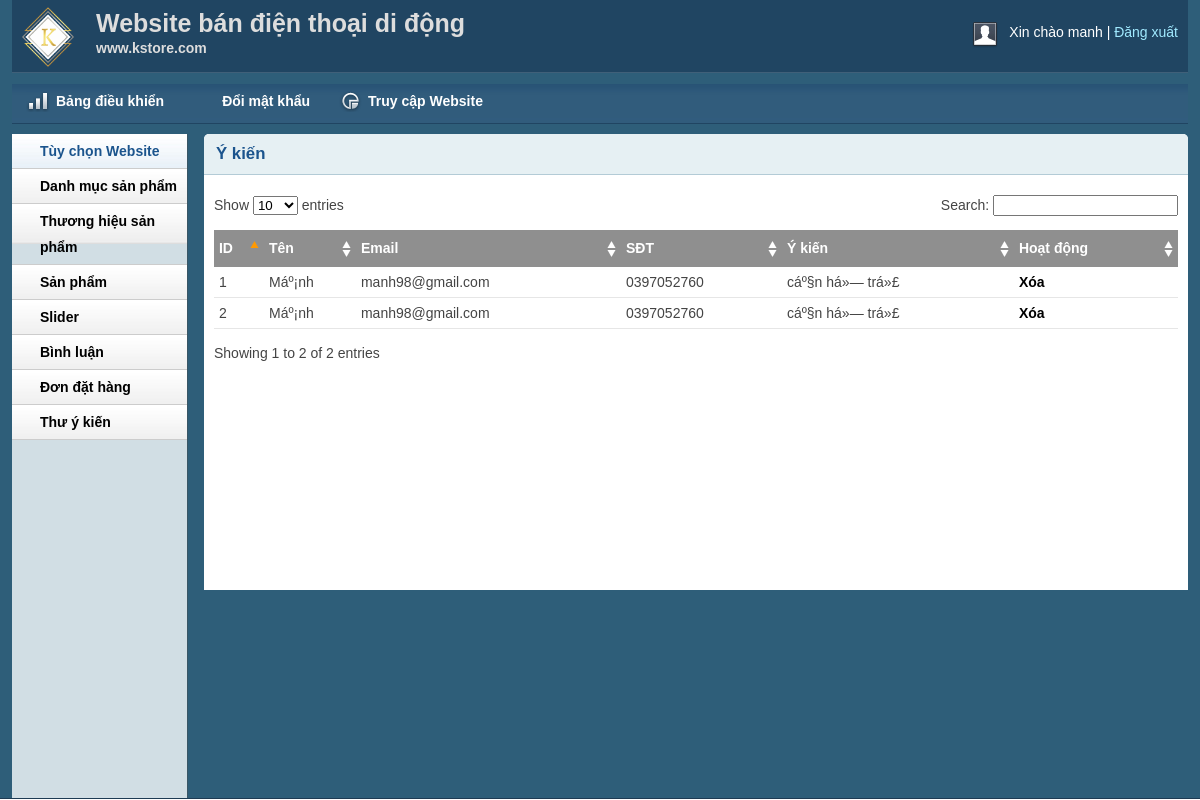
/DoAn/admin/contact.php (signed in), run on the app's committed database.
### tables this page shows
CREATE TABLE IF NOT EXISTS `tbl_contact` (
`contactId` int(11) NOT NULL,
  `contactName` varchar(255) NOT NULL,
  `contactEmail` varchar(255) NOT NULL,
  `contactPhone` varchar(255) NOT NULL,
  `contactDesc` varchar(255) NOT NULL
);

### DoAn/lib/database.php (called while the page is built, shortened)
<?php
Class Database{
   public $host   = DB_HOST;
   public $user   = DB_USER;
   public $pass   = DB_PASS;
   public $dbname = DB_NAME;
   public $link;
private function connectDB(){
   $this->link = new mysqli($this->host, $this->user, $this->pass,
    $this->dbname);
 }
public function select($query){
  $result = $this->link->query($query) or
   die($this->link->error.__LINE__);
  if($result->num_rows > 0){
    return $result;
  } else {
    return false;
  }
 }
}

### DoAn/classes/customer.php (called while the page is built, shortened)
<?php
	$filepath = realpath(dirname(__FILE__));
	include_once ($filepath.'/../lib/database.php');
?>
<?php
	class customer
	{
		private $db;
		public function __construct()
		{
			$this->db = new Database();
		}
		public function show_contact(){
			$query = "SELECT * FROM tbl_contact order by contactId desc";
			$result = $this->db->select($query);
			return $result;
		}
	}
?>

### DoAn/admin/contact.php (the view, shortened to what this page needs)
<?php include 'inc/header.php';?>
<?php include 'inc/sidebar.php';?>
<?php include '../classes/customer.php';?>
<?php
	$cs = new customer();
?>
<div class="grid_10">
    <div class="box round first grid">
        <h2>Ý kiến</h2>
        <div class="block">
            <table class="data display datatable" id="example">
			<thead>
				<tr>
					<th>ID</th>
					<th>Tên</th>
					<th>Email</th>
					<th>SĐT</th>
					<th>Ý kiến</th>
					<th>Hoạt động</th>
				</tr>
			</thead>
			<tbody>
				<?php
				$cmlist = $cs->show_contact();
				if($cmlist){
					$i = 0;
					while($result = $cmlist->fetch_assoc()){
						$i++;
				?>
				<tr class="odd gradeX">
					<td><?php echo $i ?></td>
					<td><?php echo $result['contactName'] ?></td>
					<td><?php echo $result['contactEmail'] ?></td>
					<td><?php echo $result['contactPhone'] ?></td>
					<td><?php echo $result['contactDesc'] ?></td>
					<td><a href="?contactId=<?php echo $result['contactId'] ?>">Xóa</a></td>
				</tr>
				<?php
					}
				}
				?>
			</tbody>
		</table>
       </div>
    </div>
</div>
<?php include 'inc/footer.php';?>

### DoAn/admin/css/text.css (style rules this page uses)
body { font: 13px/1.5 Tahoma, Helvetica, Arial, 'Liberation Sans', FreeSans, sans-serif; }
h2 { font-size: 23px; }
p, dl, hr, h1, h2, h3, h4, h5, h6, ol, ul, pre, table, address, fieldset { margin-bottom: 20px; }

### DoAn/admin/css/grid.css (style rules this page uses)
.grid_1, .grid_2, .grid_3, .grid_4, .grid_5, .grid_6, .grid_7, .grid_8, .grid_9, .grid_10, .grid_11, .grid_12, .grid_13, .grid_14, .grid_15, .grid_16 { display: inline; float: left; margin-left: 1%; margin-right: 1%; }
.container_12 .grid_10 { width: 81.333%; }

### DoAn/admin/css/layout.css (style rules this page uses)
body { background: #fff none repeat scroll 0 0; color: #444; font-size: 14px; padding: 0; }
a { color: #000; font-weight:bold; text-decoration: none; }
h1, h2, h3, h4, h5, h6 { line-height:1.2em; margin-bottom:.3em; }
h2 { margin-top:1em; }
.box { background:#fff; margin-bottom:20px; padding:10px 10px 10px 10px; margin-left:-8px; }
.box.grid { padding-bottom:40px; }
.box.round { -moz-border-radius: 5px 5px 0px 0px; -webkit-border-radius: 5px 5px 0px 0px; border-radius: 5px 5px 0px 0px; }
.box h2 { font-size:1.2em; font-weight:bold; color:#1B548D; background:#E6F0F3; margin:-10px -10px 0 -10px; padding:10px 12px; border-bottom:1px solid #B3CBD6; -moz-border-radius: 5px 5px 0px 0px; -webkit-border-radius: 5px 5px 0px 0px; border-radius: 5px 5px 0px 0px; }
.box.first { min-height: 406px; }
.block { padding-top:20px; }
.block { padding-bottom:1px; }
table.display { margin: 0 auto; clear: both; width: 100%; }
.sorting_asc { background: #8f8f8f url(../img/table/sort_asc.png) no-repeat center right; padding:8px 5px; text-align:left; color:#fff; }
.sorting { background:#8f8f8f url(../img/table/sort_both.png) no-repeat center right; padding:8px 5px; text-align:left; color:#fff; }
tr.odd { height: 30px; line-height: 30px; border-bottom:1px solid #e6e6e6; }
tr.even { height: 30px; line-height: 30px; border-bottom:1px solid #e6e6e6; }
tr.odd td, tr.even td { padding-left:5px; }

### data on the page
tbl_contact: contactName "Máº¡nh", contactEmail "manh98@gmail.com", contactPhone "0397052760", contactDesc "cáº§n há»— trá»£"
tbl_contact: contactName "Máº¡nh", contactEmail "manh98@gmail.com", contactPhone "0397052760", contactDesc "cáº§n há»— trá»£"

### other printed values
Session::get('adminName') "manh"
